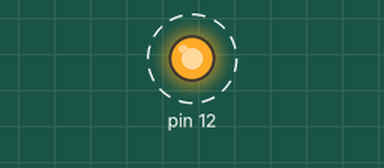
A sketch run on a simulated Arduino Uno, built with avr-gcc and run on an emulated ATmega328P. Parts: output pins drawn as LEDs (lit = HIGH). Dashed ring = blinking.

Above: at 0.5 s.
Timing chart, 0 to 4.6 s (numbered marks = the images above):
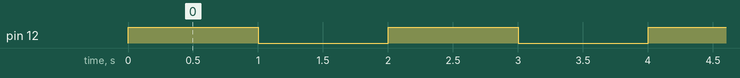

Measured:
- by itself, pin 12: alternates HIGH for 1.0 s and LOW for 1.0 s

The sketch:

prende.ino
```cpp
void setup() {
  // put your setup code here, to run once:
  Serial.begin(115200);
  pinMode(12, OUTPUT);
}

void loop() {
  // put your main code here, to run repeatedly:

  digitalWrite(12, HIGH);
  delay(1000);
  digitalWrite(12, LOW);
  delay(1000);
}
```
